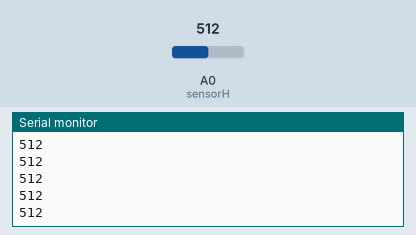
Simulated run of this sketch. Board: Arduino Uno, built with avr-gcc and run on an emulated ATmega328P. Shown: the last lines printed to the serial monitor. The inputs (shaded band) are chosen by the test bench; at power-on: A0 (sensorH) = 512.

Above: at 1.2 s.
1.3 s: A0 (sensorH) set to 716
At 2.2 s:
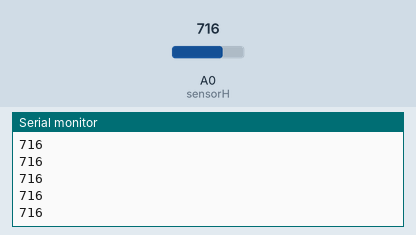
2.8 s: A0 (sensorH) set to 900
At 3.9 s:
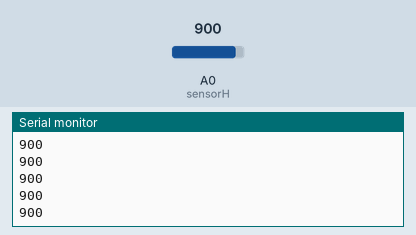
Timing chart, 0 to 5.8 s (numbered marks = the images above; inputs shaded):
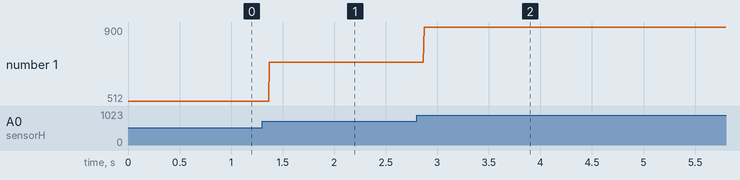

Measured:
- after the input at 1.3 s, the serial monitor: prints a new line after 0.07 s (image 1)
- after the input at 2.8 s, the serial monitor: prints a new line after 0.07 s (image 2)
- plotted number 1: 512 → 716 after the input at 1.3 s, 716 → 900 after the input at 2.8 s

The sketch:

pol_grafo.ino
```cpp
int sensorH = A0;

void setup() {
 pinMode(sensorH, INPUT);
 Serial.begin(9600);

}

void loop() {
 Serial.println(analogRead(sensorH));

}
```
